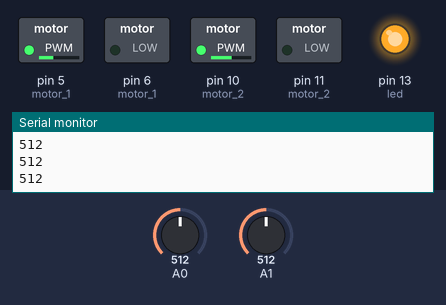
Bench run of a sketch on a simulated Arduino Uno, built with avr-gcc and run on an emulated ATmega328P. Parts: switched loads named in the sketch (green lamp = pin HIGH), output pins drawn as LEDs (lit = HIGH), the last lines printed to the serial monitor. The test bench sets the inputs (shaded band); at power-on: A0 = 512, A1 = 512.

Above: at 1.2 s.
1.3 s: A0 set to 786
2.8 s: A0 set to 816
At 4.0 s:
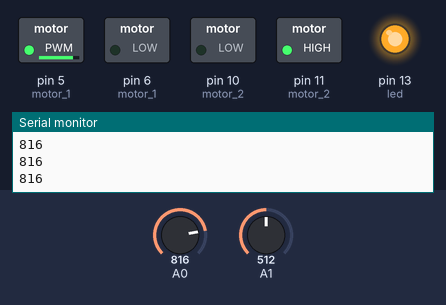
4.3 s: A0 set to 790
At 5.3 s:
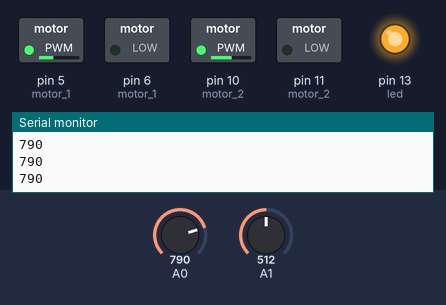
5.8 s: A1 set to 782
7.3 s: A1 set to 816
At 8.5 s:
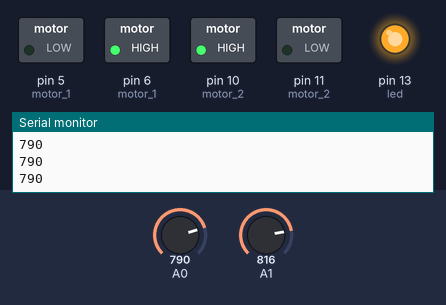
8.8 s: A1 set to 790
At 10.0 s:
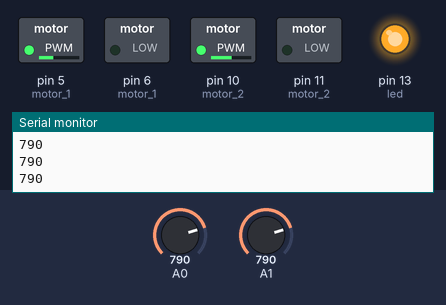
Timing chart, 0 to 11.3 s (numbered marks = the images above; inputs shaded):
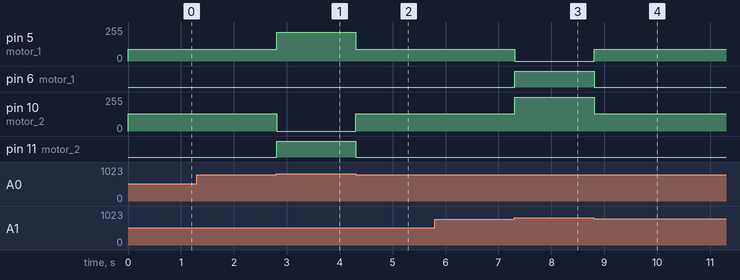

The sketch:

ROBO.ino
```cpp
/**
   Robô seguidor de linha
   @author Eric Silva Rodrigues , Isaac Cauã Mourão da Silva, Vinicios Barbosa , Kauan Oliveira Cardozo
*/
void setup()
{
  pinMode(13, OUTPUT);  // led
  digitalWrite(13, HIGH);
  pinMode(5, OUTPUT);// motor 1
  pinMode(6, OUTPUT);// motor 1
  pinMode(10, OUTPUT);// motor 2
  pinMode(11, OUTPUT); //motor 2
  Serial.begin(9600);
}

void loop()
{
  int ldr1 = analogRead(A0);
  int ldr2 = analogRead(A1);
  Serial.println(ldr1);

  if (ldr1 < 800 && ldr2 >= 800 ) {
    dir();
  } else if (ldr1 >= 800 && ldr2 < 800) {
    esq();
  } else {
    frente();
  }

}
void frente()
{
  //liga os motores
  analogWrite(5, 90);//roda direita
  digitalWrite(6, LOW);
  analogWrite(10, 130);// roda esquerda
  digitalWrite(11, LOW);
}

void tras()
{
  //liga os motores
  analogWrite(5, LOW);//roda direita
  digitalWrite(6, 170);
  analogWrite(10, LOW);// roda esquerda
  digitalWrite(11, 170);
}

void parar()
{
  //liga os motores
  analogWrite(5, LOW);//roda direita
  digitalWrite(6, LOW);
  analogWrite(10, LOW);// roda esquerda
  digitalWrite(11, LOW);
}

void dir()
{
  //liga os motores
  analogWrite(5, LOW);//roda direita
  digitalWrite(6, 215);
  analogWrite(10, 255);// roda esquerda
  digitalWrite(11, LOW);
}

void esq()
{
  //liga os motores
  analogWrite(5, 215);//roda direita
  digitalWrite(6, LOW);
  analogWrite(10, LOW);// roda esquerda
  digitalWrite(11, 255);
}
```

Measured:
- the behaviour switches between 799 and 800 on A0 (found by bisection; images 0 and 1)
- the behaviour switches between 799 and 800 on A1 (found by bisection; images 2 and 3)
- after the input at 2.8 s, pin 5 (motor_1): 90/255 → 215/255 at once; pin 10 (motor_2): 130/255 → 0/255 at once; pin 11 (motor_2): LOW → HIGH at once
- after the input at 4.3 s, pin 5 (motor_1): 215/255 → 90/255 at once; pin 10 (motor_2): 0/255 → 130/255 at once; pin 11 (motor_2): HIGH → LOW at once
- after the input at 7.3 s, pin 5 (motor_1): 90/255 → 0/255 at once; pin 6 (motor_1): LOW → HIGH at once; pin 10 (motor_2): 130/255 → 255/255 at once
- after the input at 8.8 s, pin 5 (motor_1): 0/255 → 90/255 at once; pin 6 (motor_1): HIGH → LOW at once; pin 10 (motor_2): 255/255 → 130/255 at once
